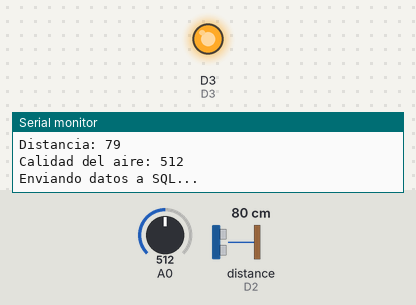
A sketch run on a simulated ESP8266 (NodeMCU). Parts: output pins drawn as LEDs (lit = HIGH), the last lines printed to the serial monitor. Wiring (inferred from the names in the program): ultrasonic range finder: trigger D1; echo D2. The inputs (shaded band) are chosen by the test bench; at power-on: A0 = 512, distance to the obstacle (sensor on D2) 80 cm. The echo pulse lasts 58.3 µs per cm; WiFi joins after 1.5 s; servers stay silent unless stated; uploads are accepted with an empty reply; pins used as bus, display or sensor lines are not drawn.

Above: at 6.8 s.
6.9 s: A0 set to 414
11.0 s: A0 set to 386
At 13.2 s:
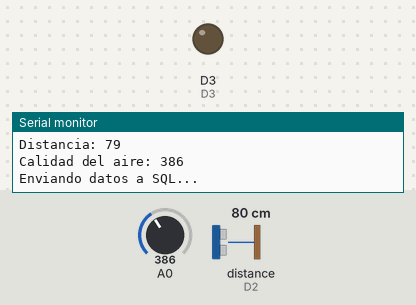
15.1 s: A0 set to 410
At 18.9 s:
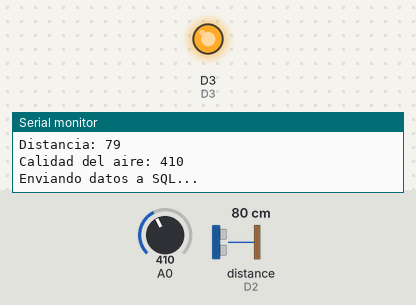
Timing chart, 0 to 20.4 s (numbered marks = the images above; inputs shaded):
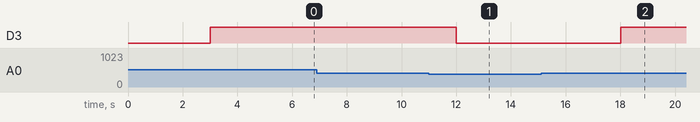

Measured:
- the behaviour switches between 401 and 400 on A0 (found by bisection; images 0 and 1)
- after the input at 11.0 s, D3: HIGH → LOW after 1.0 s
- after the input at 15.1 s, D3: LOW → HIGH after 2.9 s

The sketch:

sistema_de_medicion_de_calidad_de_aire.ino
```cpp
#include <ESP8266WiFi.h>
#include <WiFiClient.h>
#define D4 2//led
#define D3 0// buzzer


//---- variables para conexion a red-------
const char *ssid = "-------";
const char *password = "------";


unsigned long previousMillis = 0;


char host[48];
String strhost = "---------"; // cambiar por una ip asignada en nuestro pc
String strurl = "-------------"; // Ruta para el envio de los datos al servidor local
String nodo = "";

//-------- variables del sensor ultrasonico--------

const int EchoPin = 4;
const int TriggerPin = 5;

//----- funcion para calcular distancia----------

int ping(int TriggerPin, int EchoPin) {
  long duration, distanceCm;

  digitalWrite(TriggerPin, LOW);  //para generar un pulso limpio ponemos a LOW 4us
  delayMicroseconds(4);
  digitalWrite(TriggerPin, HIGH);  //generamos Trigger (disparo) de 10us
  delayMicroseconds(10);
  digitalWrite(TriggerPin, LOW);

  duration = pulseIn(EchoPin, HIGH);  //medimos el tiempo entre pulsos, en microsegundos

  distanceCm = duration * 10 / 292/ 2;   //convertimos a distancia, en cm
  return distanceCm;


}

//-------Función para Enviar Datos a la Base de Datos SQL--------

String enviardatos(String datos) {
  String linea = "error";
  WiFiClient client;
  strhost.toCharArray(host, 49);
  if (!client.connect(host, 80)) {
    Serial.println("Fallo de conexion");
    return linea;
  }

  client.print(String("POST ") + strurl + " HTTP/1.1" + "\r\n" +
               "Host: " + strhost + "\r\n" +
               "Accept: */*" + "*\r\n" +
               "Content-Length: " + datos.length() + "\r\n" +
               "Content-Type: application/x-www-form-urlencoded" + "\r\n" +
               "\r\n" + datos);
  delay(10);

  Serial.print("Enviando datos a SQL...");

  unsigned long timeout = millis();
  while (client.available() == 0) {
    if (millis() - timeout > 5000) {
      Serial.println("Cliente fuera de tiempo!");
      client.stop();
      return linea;
    }
  }
  // Lee todas las lineas que recibe del servidor y las imprime por la terminal serial
  while(client.available()){
    linea = client.readStringUntil('\r');
  }
  Serial.println(linea);
  return linea;
}


void setup() {

  // Inicia Serial
  Serial.begin(115200);
  pinMode(D4, OUTPUT);
  pinMode(D3, OUTPUT);
  pinMode(TriggerPin, OUTPUT);
  pinMode(EchoPin, INPUT);
  Serial.println("");

  Serial.print("Nodo:");
  nodo = String(ESP.getChipId());
  Serial.println(nodo);


  // Conexión WIFI
  WiFi.begin(ssid, password);
  while (WiFi.status() != WL_CONNECTED) {
    delay(500);
    Serial.print(".");
  }
  Serial.println("");
  Serial.println("WiFi Conectado");
  Serial.println("IP address: ");
  Serial.println(WiFi.localIP());
}

//--------------------------LOOP--------------------------------
void loop() {

  unsigned long currentMillis = millis();

  if (currentMillis - previousMillis >= 3000) { //envia el aire cada 3 segundos
    previousMillis = currentMillis;
    int aire = analogRead(A0);
    int cm = ping(TriggerPin, EchoPin);

    if(aire > 400 || cm <10){
  digitalWrite(D4,HIGH);
  digitalWrite(D3,HIGH);

  }
 else{
  digitalWrite(D4,LOW);
  digitalWrite(D3,LOW);

 }

    Serial.print("Distancia: ");
    Serial.println(cm);
    Serial.print("Calidad del aire: ");
    Serial.println(aire);
    enviardatos("nodo=" + nodo + "&aire=" + String(aire));
  }
}
```
